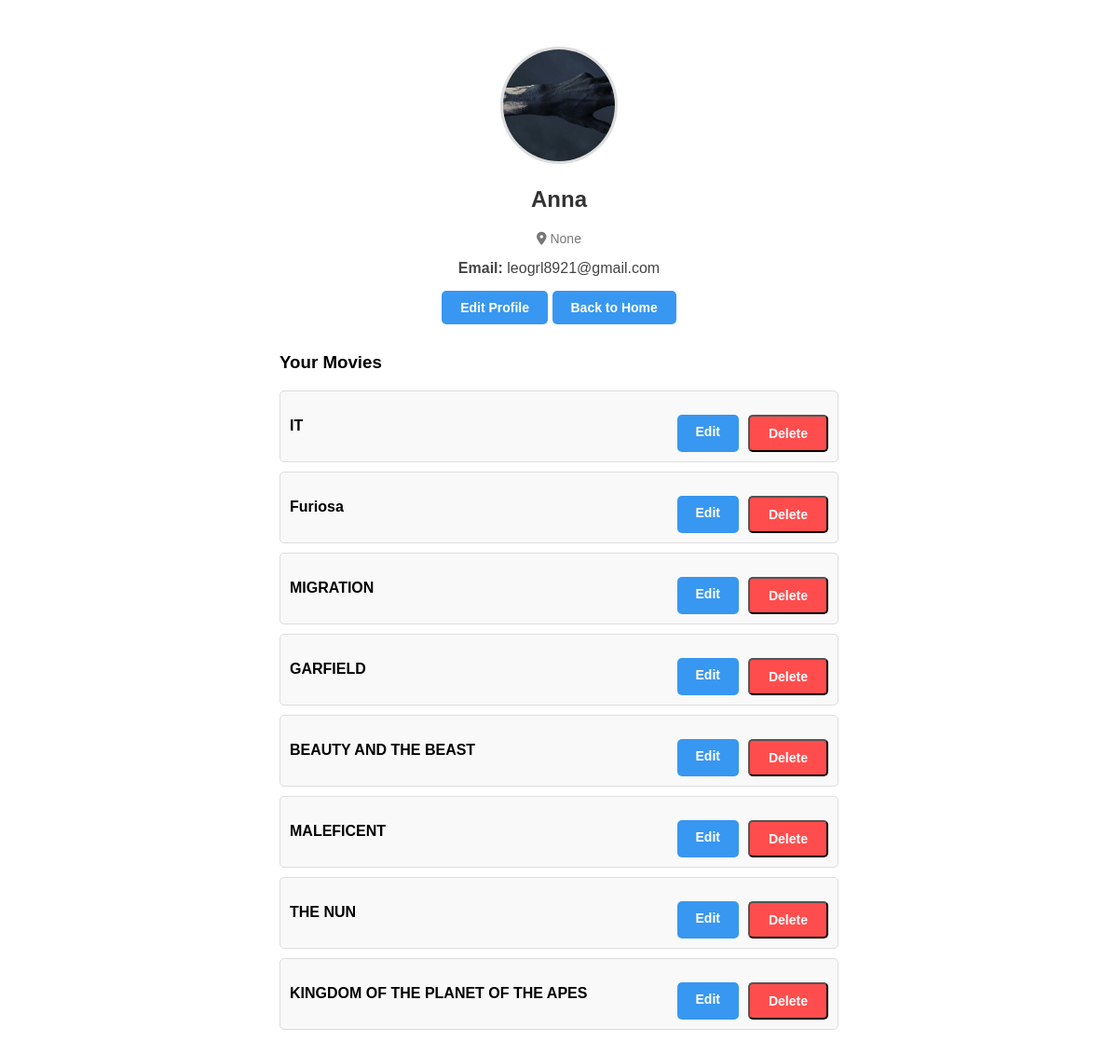
Screenshot of /profile/ (signed in) with the database file from the repository.
### hubapp/models.py (models this page shows, shortened)
class Profile(models.Model):
    user = models.OneToOneField(User, on_delete=models.CASCADE)
    bio = models.TextField(blank=True, null=True)
    location = models.CharField(max_length=100, blank=True, null=True)
    profile_picture = models.ImageField(upload_to='profile_pics/', blank=True, null=True)

class Movie(models.Model):
    name = models.CharField(max_length=250)
    rating = models.DecimalField(max_digits=3, decimal_places=2)
    image = models.ImageField(upload_to='movies')
    description = models.TextField()
    release_year = models.IntegerField()
    actors = models.CharField(max_length=200)
    category = models.ForeignKey(Category, on_delete=models.CASCADE)
    youtube_trailer_link = models.URLField()
    added_by = models.ForeignKey(settings.AUTH_USER_MODEL, on_delete=models.CASCADE)

### hubapp/views.py (the view)
# urls.py: path('profile/', views.profile_view, name='profile'),
def profile_view(request):
    return render(request, 'profile_view.html', {'user': request.user})

### templates/profile_view.html (shortened to what this page needs)
<!DOCTYPE html>
<html lang="en">
<head>
    <link href="https://cdnjs.cloudflare.com/ajax/libs/font-awesome/6.0.0-beta3/css/all.min.css" rel="stylesheet">
</head>
<body>
<div class="profile-container">
    {% if user.profile.profile_picture %}
        <img src="{{ user.profile.profile_picture.url }}" alt="Profile Picture" class="profile-picture">
    {% else %}
        <img src="https://via.placeholder.com/120" alt="Default Profile Picture" class="profile-picture">
    {% endif %}
    <div class="username">{{ user.username }}</div>
    <div class="profile-details">
        <div class="location section"><i class="fas fa-map-marker-alt"></i> {{ user.profile.location }}</div>
        <div class="section"><strong>Email:</strong> {{ user.email }}</div>
    </div>
    <a href="{% url 'edit_profile' %}" class="btn btn-primary">Edit Profile</a>
    <a href="/" class="btn">Back to Home</a>
   <div class="movies-section">
       <h3>Your Movies</h3>
       {% for movie in user.movie_set.all %}
       <div class="movie-item">
           <div class="movie-title">{{ movie.name }}</div>
           <div class="movie-buttons">
               <a href="{% url 'edit_movie' movie.id %}" class="btn">Edit</a>
               <form action="{% url 'delete_movie' movie.id %}" method="post" style="display:inline;">
                   <button type="submit" class="btn delete-btn">Delete</button>
               </form>
           </div>
       </div>
       {% empty %}
       <div class="section">You have not added any movies yet.</div>
       {% endfor %}
   </div>
</div>
</body>
</html>

### templates/profile_view.html (style rules this page uses)
.profile-container { max-width: 600px; margin: 50px auto; text-align: center; font-family: Arial, sans-serif; }
.profile-picture { width: 120px; height: 120px; border-radius: 50%; object-fit: cover; border: 3px solid #ddd; margin-bottom: 10px; }
.username { font-size: 24px; font-weight: bold; color: #333; margin-top: 10px; }
.bio, .location { color: #777; font-size: 14px; }
.btn { display: inline-block; padding: 10px 20px; margin-top: 15px; font-size: 14px; font-weight: bold; text-decoration: none; color: white; background-color: #3897f0; border-radius: 5px; transition: background-color 0.3s ease; }
.profile-details { margin-top: 20px; color: #444; }
.section { margin-top: 15px; }
.movies-section { margin-top: 30px; text-align: left; }
.movie-item { display: flex; justify-content: space-between; align-items: center; border: 1px solid #ddd; border-radius: 5px; padding: 10px; margin-bottom: 10px; background-color: #f9f9f9; }
.movie-title { font-weight: bold; }
.movie-buttons { display: flex; gap: 10px; }
.delete-btn { background-color: #ff4d4d; }

### rows the page displays
Movie: name "IT"
Movie: name "Furiosa"
Movie: name "MIGRATION"
Movie: name "GARFIELD"
Movie: name "BEAUTY AND THE BEAST"
Movie: name "MALEFICENT"
Movie: name "THE NUN"
Movie: name "KINGDOM OF THE PLANET OF THE APES"

### other values shown
{{ user.username }} "Anna"
{{ user.profile.location }} "None"
{{ user.email }} "leogrl8921@gmail.com"
